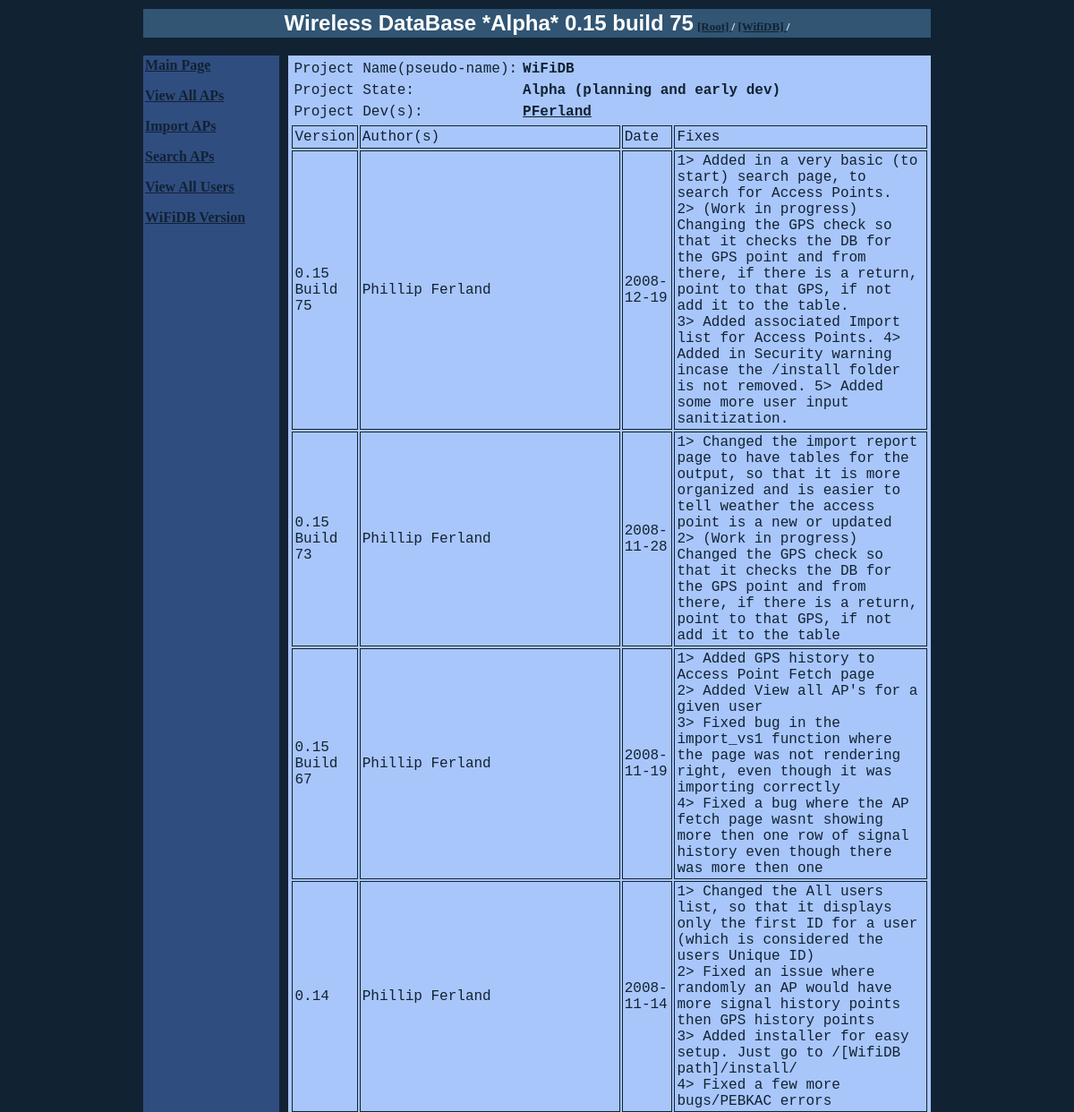
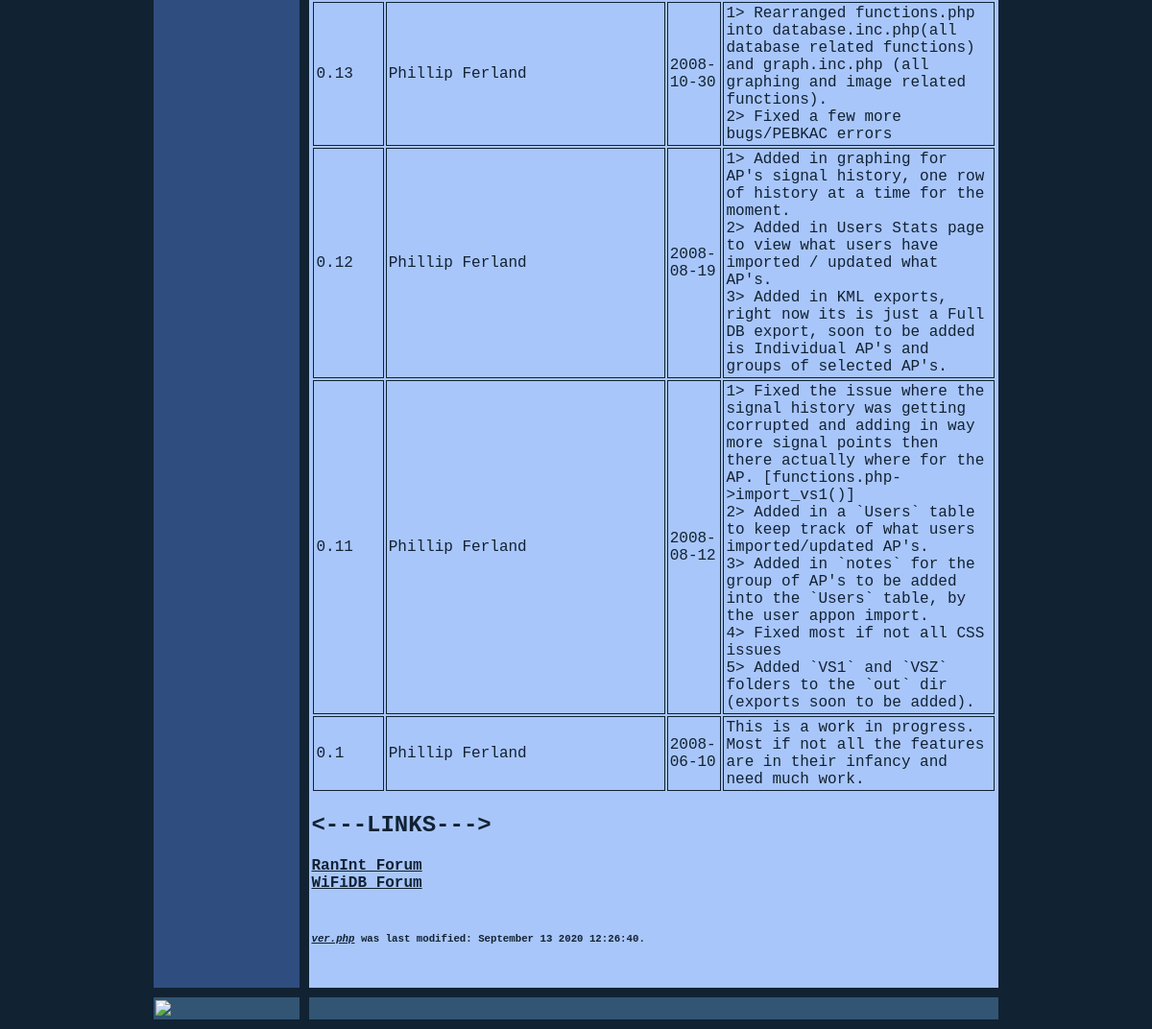
The page /wifidb/ver.php on the database its author committed (2 pictures, top to bottom).
### tables this page shows
CREATE TABLE `links` (
  `ID` int(255) NOT NULL auto_increment,
  `links` varchar(255) NOT NULL,
  KEY `INDEX` (`ID`)
);

### wifidb/lib/database.inc.php (called while the page is built, shortened)
<?php
$ver=array(
			"wifidb"	=>	"0.15 build 75",
			"database"	=>	array(
							"import_vs1"		=>	"1.3",
							"convert_vs1"		=>	"1.0",
							"apfetch"		=>	"2.1",
							"gps_check_array"	=>	"1.0",
							"allusers"		=>	"1.1",
							"userstats"		=>	"1.1",
							"usersap"		=>	"1.1",
							"all_usersap"		=>	"1.1",
							"export_KML"		=>	"1.0"
							),
			"Misc"		=>	array(
							"smart_quotes"		=> 	"1.0",
							"Manufactures"		=> 	"1.0"
							),
			);
	?>

### wifidb/ver.php (the view, shortened to what this page needs)
<?php
include('lib/database.inc.php');
?>
<link rel="stylesheet" href="../css/site4.0.css">
<body topmargin="10" leftmargin="0" rightmargin="0" bottommargin="10" marginwidth="10" marginheight="10">
<div align="center">
<table border="0" width="75%" cellspacing="10" cellpadding="2">
	<tr>
		<td bgcolor="#315573">
		<p align="center"><b><font size="5" face="Arial" color="#FFFFFF">
		Wireless DataBase *Alpha* <?php echo $ver["wifidb"]; ?></font>
		<font color="#FFFFFF" size="2">
            <a class="links" href="/">[Root] </a>/ <a class="links" href="/wifidb/">[WifiDB] </a>/
		</font></b>
		</td>
	</tr>
</table>
</div>
<div align="center">
<table border="0" width="75%" cellspacing="10" cellpadding="2" height="90">
	<tr>
<td width="17%" bgcolor="#304D80" valign="top">
<?php
$sql = "SELECT * FROM links ORDER BY ID ASC";
$result = mysql_query($sql, $conn) or die(mysql_error());
while ($newArray = mysql_fetch_array($result))
{
	$testField = $newArray['links'];
    echo "<p>$testField</p>";
}
?>
</td>
		<td width="80%" bgcolor="#A9C6FA" valign="top" align="center">
			<p align="center">
<div align="left">
<font face="Courier New">
<table border="0" id="table1" cellpadding="2">
	<tr>
		<td><p>Project Name(pseudo-name):  </p></td><td><p><b>WiFiDB</b></p> </td>
	</tr>
	<tr>
		<td><p>Project State: </p></td><td><p><b>Alpha (planning and early dev)</p></b><td>
	</tr>
	<tr>
		<td><p>Project Dev(s): </P></td><td><p><b><a class="links" href="http://forum.techidiots.net/forum/memberlist.php?mode=viewprofile&u=6">PFerland</P></a></b><td>
	</tr>
</table>
<table border="0" id="table1" cellpadding="2">
	<tr>
		<td width="67" style="border-style: solid; border-width: 1px" height="26">
		Version</td>
		<td width="285" height="26" style="border-style: solid; border-width: 1px">
		Author(s)</td>
		<td style="border-style: solid; border-width: 1px" height="26">
		Date</td>
		<td style="border-style: solid; border-width: 1px" height="26">Fixes</td>
	</tr>
	<tr>
		<td width="67" style="border-style: solid; border-width: 1px" height="26">
		0.15 Build 75</td>
		<td width="285" height="26" style="border-style: solid; border-width: 1px">
		Phillip Ferland</td>
		<td style="border-style: solid; border-width: 1px" height="26">
		2008-12-19</td>
		<td style="border-style: solid; border-width: 1px" height="26">
		1> Added in a very basic (to start) search page, to search for Access Points.<br>
		2> (Work in progress) Changing the GPS check so that it checks the DB for the GPS point and from there, if there is a return, point to that GPS, if not add it to the table.<br>
		3> Added associated Import list for Access Points.
		4> Added in Security warning incase the /install folder is not removed.
		5> Added some more user input sanitization.
		</td>
	</tr>
	<tr>
		<td width="67" style="border-style: solid; border-width: 1px" height="26">
		0.15 Build 73</td>
		<td width="285" height="26" style="border-style: solid; border-width: 1px">
		Phillip Ferland</td>
		<td style="border-style: solid; border-width: 1px" height="26">
		2008-11-28</td>
		<td style="border-style: solid; border-width: 1px" height="26">
		1> Changed the import report page to have tables for the output, so that it is more organized and is easier to tell weather the access point is a new or updated <br>
		2> (Work in progress) Changed the GPS check so that it checks the DB for the GPS point and from there, if there is a return, point to that GPS, if not add it to the table<br>
		</td>
	</tr>
	<tr>
		<td width="67" style="border-style: solid; border-width: 1px" height="26">
		0.15 Build 67</td>
		<td width="285" height="26" style="border-style: solid; border-width: 1px">
		Phillip Ferland</td>
		<td style="border-style: solid; border-width: 1px" height="26">
		2008-11-19</td>
		<td style="border-style: solid; border-width: 1px" height="26">
		1> Added GPS history to Access Point Fetch page<br>
		2> Added View all AP's for a given user<br>
		3> Fixed bug in the import_vs1 function where the page was not rendering right, even though it was importing correctly<br>
		4> Fixed a bug where the AP fetch page wasnt showing more then one row of signal history even though there was more then one<br>
		</td>
	</tr>
	<tr>
		<td width="67" style="border-style: solid; border-width: 1px" height="26">
		0.14</td>
		<td width="285" height="26" style="border-style: solid; border-width: 1px">
		Phillip Ferland</td>
		<td style="border-style: solid; border-width: 1px" height="26">
		2008-11-14</td>
		<td style="border-style: solid; border-width: 1px" height="26">
		1> Changed the All users list, so that it displays only the first ID for a user (which is considered the users Unique ID)<br>
		2> Fixed an issue where randomly an AP would have more signal history points then GPS history points<br>
		3> Added installer for easy setup. Just go to /[WifiDB path]/install/<br>
		4> Fixed a few more bugs/PEBKAC errors<br>
		</td>
	</tr>
	<tr>
		<td width="67" style="border-style: solid; border-width: 1px" height="26">
		0.13</td>
		<td width="285" height="26" style="border-style: solid; border-width: 1px">
		Phillip Ferland</td>
		<td style="border-style: solid; border-width: 1px" height="26">
		2008-10-30</td>
		<td style="border-style: solid; border-width: 1px" height="26">
		1> Rearranged functions.php into database.inc.php(all database related functions) and graph.inc.php (all graphing and image related functions).<br>
		2> Fixed a few more bugs/PEBKAC errors<br>
		</td>
	</tr>
	<tr>
		<td width="67" style="border-style: solid; border-width: 1px" height="26">
		0.12</td>
		<td width="285" height="26" style="border-style: solid; border-width: 1px">
		Phillip Ferland</td>
		<td style="border-style: solid; border-width: 1px" height="26">
		2008-08-19</td>
		<td style="border-style: solid; border-width: 1px" height="26">
		1> Added in graphing for AP's signal history, one row of history at a time for the moment.<br>
		2> Added in Users Stats page to view what users have imported / updated what AP's.<br>
		3> Added in KML exports, right now its is just a Full DB export, soon to be added is Individual AP's and groups of selected AP's.<br>
		</td>
	</tr>
	<tr>
		<td width="67" style="border-style: solid; border-width: 1px" height="26">
		0.11</td>
		<td width="285" height="26" style="border-style: solid; border-width: 1px">
		Phillip Ferland</td>
		<td style="border-style: solid; border-width: 1px" height="26">
		2008-08-12</td>
		<td style="border-style: solid; border-width: 1px" height="26">
		1> Fixed the issue where the signal history was getting corrupted and adding in way more signal points then there actually where for the AP. [functions.php->import_vs1()]<br>
		2> Added in a `Users` table to keep track of what users imported/updated AP's.<br>
		3> Added in `notes` for the group of AP's to be added into the `Users` table, by the user appon import.<br>
		4> Fixed most if not all CSS issues<br>
		5> Added `VS1` and `VSZ` folders to the `out` dir (exports soon to be added).</td>
	</tr>
	<tr>
		<td width="67" style="border-style: solid; border-width: 1px" height="26">
		0.1</td>
		<td width="285" height="26" style="border-style: solid; border-width: 1px">
		Phillip Ferland</td>
		<td style="border-style: solid; border-width: 1px" height="26">
		2008-06-10</td>
		<td style="border-style: solid; border-width: 1px" height="26">This is a work in progress. Most if not all the features are in their infancy and need much work.</td>
	</tr>
	</table>
	<h2><---LINKS---></h2>
	<a class="links" href="">RanInt Forum</a><br>
	<a class="links" href="">WiFiDB Forum</a><br>
<br>
<?php
$filename = $_SERVER['SCRIPT_FILENAME'];
$file_ex = explode("/", $filename);
$count = count($file_ex);
$file = $file_ex[($count)-1];
if (file_exists($filename)) {
    echo "<h6><i><u>$file</u></i> was last modified: " . date ("F d Y H:i:s.", filemtime($filename)) . "</h6>";
}
?>
<br>
</font>
</td>
</tr>
<tr>
<td bgcolor="#315573" height="23"><a href="/pictures/moon.png"><img border="0" src="/pictures/moon_tn.PNG"></a></td>
<td bgcolor="#315573" width="0">
</td>
</tr>
</table>
</div>
</html>

### wifidb/css/site4.0.css (style rules this page uses)
body { background:#123; margin:0; text-align:center; line-height: 1.5em; color:#123; font-size:small; font-style:normal; font-variant:normal; font-weight:normal; font-family:Trebuchet MS }
a.links { font-weight: bold; color: #112233; }

### rows shown on the page
links: links "Main Page"
links: links "View All APs"
links: links "Import APs"
links: links "Search APs"
links: links "View All Users"
links: links "WiFiDB Version"

### other values the page prints
$ver["wifidb"] "0.15 build 75"
$file "ver.php"
date ("F d Y H:i:s.", filemtime($filename)) "September 13 2020 12:26:40."
